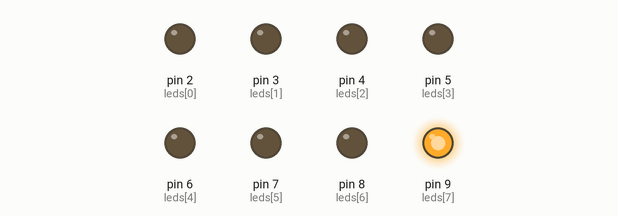
Recording of a sketch running on a simulated Arduino Uno, built with avr-gcc and run on an emulated ATmega328P. Shown: output pins drawn as LEDs (lit = HIGH).

Above: at 1.0 s.
At 4.5 s:
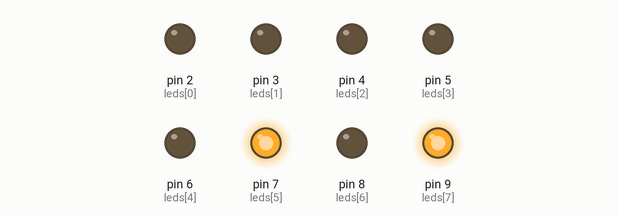
At 6.5 s:
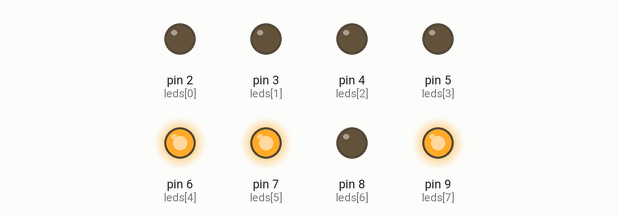
At 8.5 s:
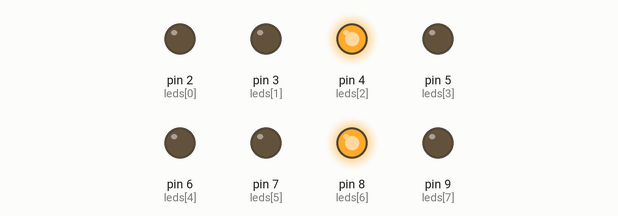
At 11.5 s:
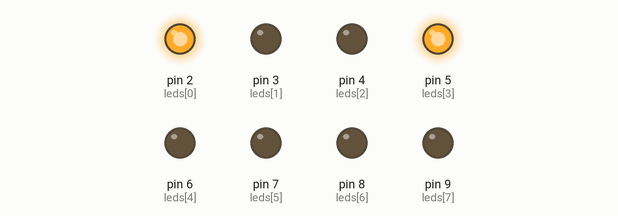
At 15.5 s:
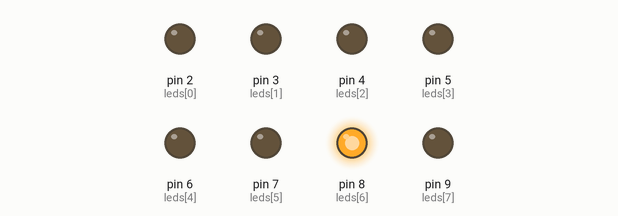
Timing chart, 0 to 16.9 s (numbered marks = the images above):
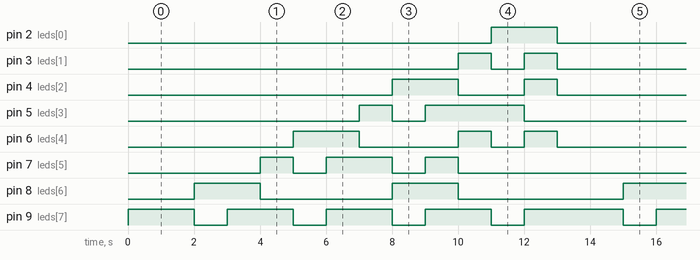

The sketch:

Programa_2_Tarea_Fibonacci8Leds.ino
```cpp
int leds[] = {2, 3, 4, 5, 6, 7, 8, 9};
int fibo[13][8] = {{0, 0, 0, 0, 0, 0, 0, 1},
                  {0, 0, 0, 0, 0, 0, 0, 1},
                  {0, 0, 0, 0, 0, 0, 1, 0},
                  {0, 0, 0, 0, 0, 0, 1, 1},
                  {0, 0, 0, 0, 0, 1, 0, 1},
                  {0, 0, 0, 0, 1, 0, 0, 0},
                  {0, 0, 0, 0, 1, 1, 0, 1},
                  {0, 0, 0, 1, 0, 1, 0, 1},
                  {0, 0, 1, 0, 0, 0, 1, 0},
                  {0, 0, 1, 1, 0, 1, 1, 1},
                  {0, 1, 0, 1, 1, 0, 0, 1},
                  {1, 0, 0, 1, 0, 0, 0, 0},
                  {1, 1, 1, 0, 1, 0, 0, 1}};
int i;
int j;


void setup() {
  for (i = 0; i < 8; i++) {
    pinMode(leds[i], OUTPUT);
  }
}

void loop() {
  for (i = 0; i < 13; i++) {
    for (j = 0; j < 8; j++) {
      digitalWrite(leds[j], fibo[i][j]);
    }
    delay(1000);
  }
}
```

Measured:
- by itself, pin 2 (leds[0]): alternates HIGH for 2.0 s and LOW for 11.0 s
- by itself, pin 3 (leds[1]): repeats every 13.0 s: LOW 1.0 s, HIGH 1.0 s, LOW 10.0 s, HIGH 1.0 s
- by itself, pin 4 (leds[2]): repeats every 13.0 s: LOW 2.0 s, HIGH 1.0 s, LOW 8.0 s, HIGH 2.0 s
- by itself, pin 5 (leds[3]): repeats every 13.0 s: LOW 1.0 s, HIGH 3.0 s, LOW 8.0 s, HIGH 1.0 s
- by itself, pin 6 (leds[4]): repeats every 13.0 s: LOW 3.0 s, HIGH 1.0 s, LOW 1.0 s, HIGH 1.0 s, LOW 5.0 s, HIGH 2.0 s
- by itself, pin 7 (leds[5]): repeats every 13.0 s: LOW 1.0 s, HIGH 2.0 s, LOW 1.0 s, HIGH 1.0 s, LOW 7.0 s, HIGH 1.0 s
- by itself, pin 8 (leds[6]): repeats every 13.0 s: LOW 4.0 s, HIGH 2.0 s, LOW 5.0 s, HIGH 2.0 s
- by itself, pin 9 (leds[7]): repeats every 13.0 s: 3 × (LOW 1.0 s, HIGH 2.0 s), LOW 1.0 s, HIGH 3.0 s
